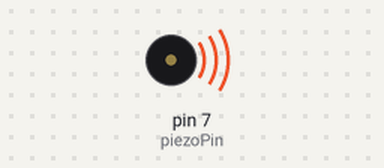
The sketch below on a simulated Arduino Uno, built with avr-gcc and run on an emulated ATmega328P. Shown: buzzer (waves = sounding). At 33.3 s the program stops and its outputs stay as they are.

Above: at 0.1 s.
Timing chart, 0 to 34.8 s (numbered marks = the images above):
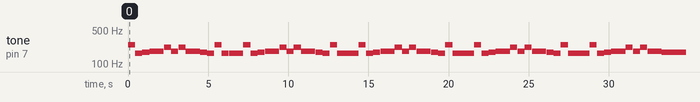

The sketch:

come-as-you-are-nirvana.ino
```cpp
int piezoPin = 7; // digital pin for speaker

int speed=90; // melody speed

#include "pitches.h" // library where defined notes requency

int comeasyouarenotes[] = {
NOTE_B3, NOTE_E3, NOTE_F3, NOTE_FS3, NOTE_A3,  NOTE_FS3, NOTE_A3, NOTE_FS3, NOTE_FS3, NOTE_F3, NOTE_E3, NOTE_B3, NOTE_E3, NOTE_E3,
};

int comeasyouarenotesduration[] = {
  5, 5, 5, 10, 5, 5, 5, 5, 5, 5, 5, 5, 5, 10,
};

void setup() {
  for (int thisNote = 0; comeasyouarenotes[thisNote]!=-1; thisNote++) {
  if (thisNote == 14)
  {
    thisNote = 0;
  }
  int noteDuration = speed*comeasyouarenotesduration[thisNote];
  tone(7, comeasyouarenotes[thisNote], noteDuration*.98);
  Serial.println(comeasyouarenotes[thisNote]);

  delay(noteDuration);
  noTone(3);
  }
}

void loop() {

}
```

pitches.h
```cpp
/*************************************************
 * Public Constants
 *************************************************/

#define NOTE_B0  31
#define NOTE_C1  33
#define NOTE_CS1 35
#define NOTE_D1  37
#define NOTE_DS1 39
#define NOTE_E1  41
#define NOTE_F1  44
#define NOTE_FS1 46
#define NOTE_G1  49
#define NOTE_GS1 52
#define NOTE_A1  55
#define NOTE_AS1 58
#define NOTE_B1  62
#define NOTE_C2  65
#define NOTE_CS2 69
#define NOTE_D2  73
#define NOTE_DS2 78
#define NOTE_E2  82
#define NOTE_F2  87
#define NOTE_FS2 93
#define NOTE_G2  98
#define NOTE_GS2 104
#define NOTE_A2  110
#define NOTE_AS2 117
#define NOTE_B2  123
#define NOTE_C3  131
#define NOTE_CS3 139
#define NOTE_D3  147
#define NOTE_DS3 156
#define NOTE_E3  165
#define NOTE_F3  175
#define NOTE_FS3 185
#define NOTE_G3  196
#define NOTE_GS3 208
#define NOTE_A3  220
#define NOTE_AS3 233
#define NOTE_B3  247
#define NOTE_C4  262
#define NOTE_CS4 277
#define NOTE_D4  294
#define NOTE_DS4 311
#define NOTE_E4  330
#define NOTE_F4  349
#define NOTE_FS4 370
#define NOTE_G4  392
#define NOTE_GS4 415
#define NOTE_A4  440
#define NOTE_AS4 466
#define NOTE_B4  494
#define NOTE_C5  523
#define NOTE_CS5 554
#define NOTE_D5  587
#define NOTE_DS5 622
#define NOTE_E5  659
#define NOTE_F5  698
#define NOTE_FS5 740
#define NOTE_G5  784
#define NOTE_GS5 831
#define NOTE_A5  880
#define NOTE_AS5 932
#define NOTE_B5  988
#define NOTE_C6  1047
#define NOTE_CS6 1109
#define NOTE_D6  1175
#define NOTE_DS6 1245
#define NOTE_E6  1319
#define NOTE_F6  1397
#define NOTE_FS6 1480
#define NOTE_G6  1568
#define NOTE_GS6 1661
#define NOTE_A6  1760
#define NOTE_AS6 1865
#define NOTE_B6  1976
#define NOTE_C7  2093
#define NOTE_CS7 2217
#define NOTE_D7  2349
#define NOTE_DS7 2489
#define NOTE_E7  2637
#define NOTE_F7  2794
#define NOTE_FS7 2960
#define NOTE_G7  3136
#define NOTE_GS7 3322
#define NOTE_A7  3520
#define NOTE_AS7 3729
#define NOTE_B7  3951
#define NOTE_C8  4186
#define NOTE_CS8 4435
#define NOTE_D8  4699
#define NOTE_DS8 4978
 
```

Measured:
- by itself, tone on pin 7 (piezoPin): plays 247 Hz for 0.44 s, 165 Hz for 0.44 s, 175 Hz for 0.44 s, 185 Hz for 0.88 s, 220 Hz for 0.44 s, 185 Hz for 0.44 s … (66 notes in this stretch)
